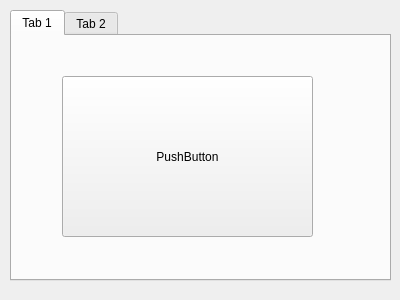
<?xml version="1.0" encoding="UTF-8"?>
<ui version="4.0">
 <class>Form</class>
 <widget class="QWidget" name="Form">
  <property name="geometry">
   <rect>
    <x>0</x>
    <y>0</y>
    <width>400</width>
    <height>300</height>
   </rect>
  </property>
  <property name="windowTitle">
   <string>Form</string>
  </property>
  <widget class="QTabWidget" name="tabWidget">
   <property name="geometry">
    <rect>
     <x>10</x>
     <y>10</y>
     <width>381</width>
     <height>271</height>
    </rect>
   </property>
   <property name="currentIndex">
    <number>0</number>
   </property>
   <widget class="QWidget" name="tab">
    <attribute name="title">
     <string>Tab 1</string>
    </attribute>
    <widget class="QPushButton" name="pushButton">
     <property name="geometry">
      <rect>
       <x>50</x>
       <y>40</y>
       <width>251</width>
       <height>161</height>
      </rect>
     </property>
     <property name="text">
      <string>PushButton</string>
     </property>
    </widget>
   </widget>
   <widget class="QWidget" name="tab_2">
    <property name="enabled">
     <bool>true</bool>
    </property>
    <attribute name="title">
     <string>Tab 2</string>
    </attribute>
    <widget class="QCheckBox" name="checkBox">
     <property name="geometry">
      <rect>
       <x>140</x>
       <y>110</y>
       <width>75</width>
       <height>16</height>
      </rect>
     </property>
     <property name="text">
      <string>CheckBox</string>
     </property>
    </widget>
   </widget>
  </widget>
 </widget>
 <resources/>
 <connections/>
</ui>
